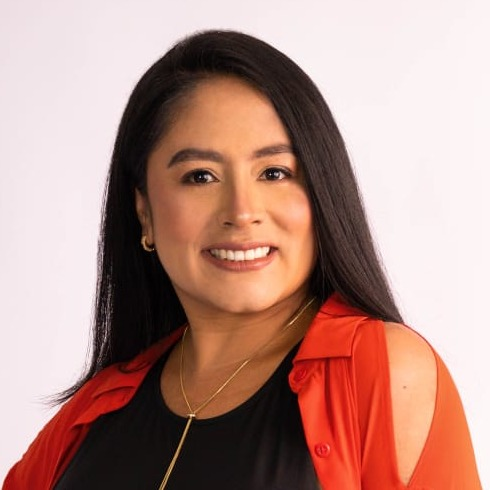
#> input picture libros/volver-a-mi/img/retrato.jpg, 490 x 490 px
$ python portadas.py
#> lines starting #> are read from the running program, lines starting #| are printed output that depends on the picture; after the words box and inside, x2 and y2 are one past the last pixel; in counts of white or black regions, pixels touching at a corner belong together
"""Portada y contraportada de «Volver a mí» con la identidad visual de Paola Velásquez (rosa, dorado, retrato circular).

    python libros/volver-a-mi/portadas.py
"""

from __future__ import annotations

import random
from pathlib import Path

from PIL import Image, ImageDraw, ImageFilter, ImageFont

AQUI = Path(__file__).parent
W, H = 1800, 2700
ROSA_CLARO, ROSA, FUCSIA, DORADO, CIRUELA = "#FFF3F7", "#F9CFDF", "#B5487E", "#B8913C", "#3A1F2B"
F = "/usr/share/fonts/truetype"


def fuente(nombre: str, tam: int) -> ImageFont.FreeTypeFont:
    return ImageFont.truetype(f"{F}/{nombre}", tam)


def fondo() -> Image.Image:
    grad = Image.linear_gradient("L").resize((W, H))
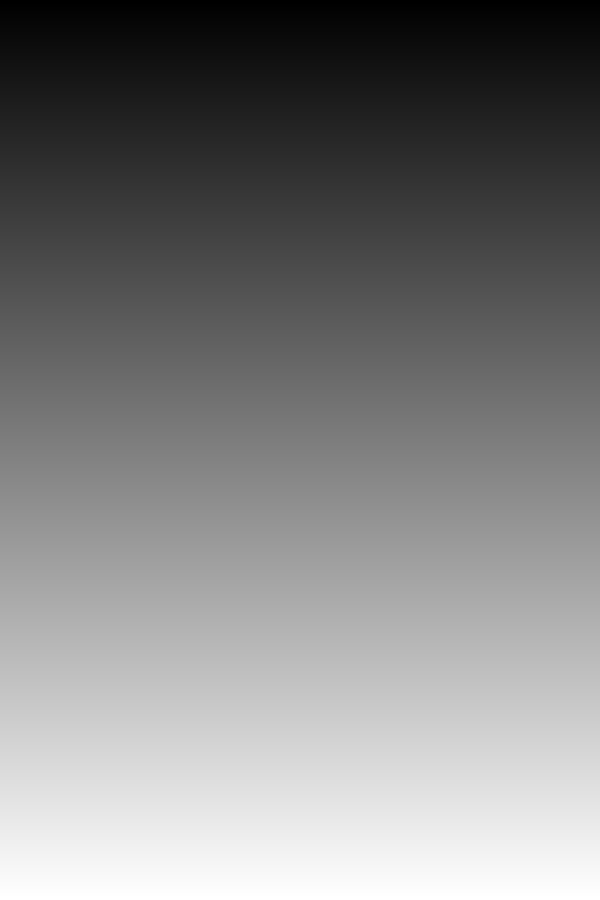
#> grad: PIL image 1800x2700 L (shown at 1/3 size); min 0, max 255, mean 127.5
    return Image.composite(Image.new("RGB", (W, H), ROSA), Image.new("RGB", (W, H), ROSA_CLARO), grad)
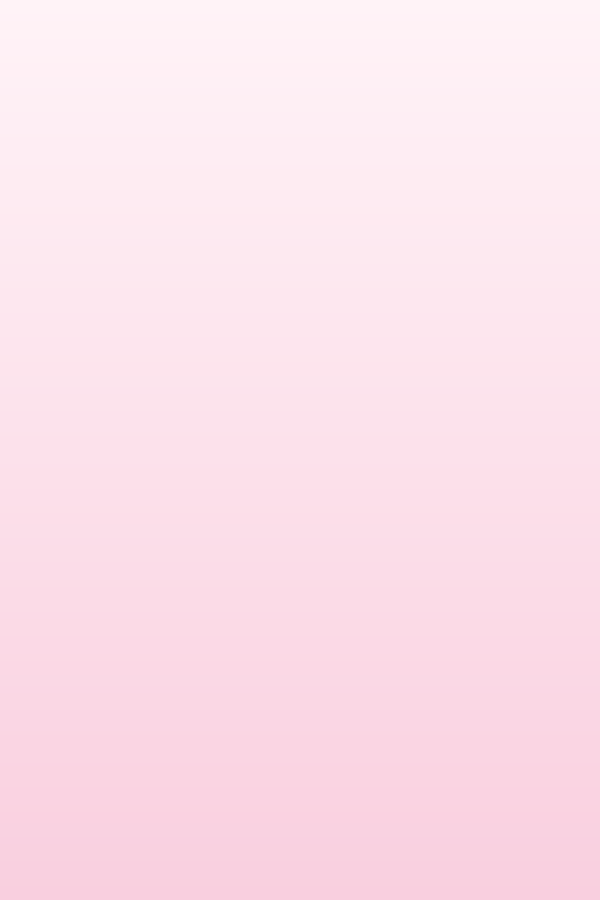
#> returned value: PIL image 1800x2700 RGB (shown at 1/3 size); mean R, G, B 252, 225, 235


def centrado(d: ImageDraw.ImageDraw, y: int, texto: str, f, color, tracking: int = 0) -> int:
#> called with y = 200, texto = 'VOLVER A MÍ', color = '#B5487E', tracking = 10
    if tracking:
        anchos = [d.textlength(c, font=f) + tracking for c in texto]
        x = (W - sum(anchos) + tracking) / 2
        for c, a in zip(texto, anchos):
            d.text((x, y), c, font=f, fill=color)
            x += a
    else:
        d.text(((W - d.textlength(texto, font=f)) / 2, y), texto, font=f, fill=color)
    return y + f.size


def envolver(d, texto, f, ancho):
    out, linea = [], ""
    for p in texto.split():
        prueba = f"{linea} {p}".strip()
        if d.textlength(prueba, font=f) <= ancho:
            linea = prueba
        else:
            out.append(linea)
            linea = p
    return out + [linea]


def puntos(img: Image.Image, cx: int, cy: int, r: int, n: int = 140) -> None:
#> called with cx = 900, cy = 1180, r = 440, n = 140
    capa = Image.new("RGBA", img.size, (0, 0, 0, 0))
#> capa: PIL image 1800x2700 RGBA; every value is 0
    d = ImageDraw.Draw(capa)
    rnd = random.Random(7)
    for _ in range(n):
        ang = rnd.uniform(0, 6.283)
        dist = r + rnd.uniform(10, 110) * rnd.random()
        import math
        x, y = cx + dist * math.cos(ang), cy + dist * math.sin(ang)
        s = rnd.uniform(3, 13)
        alfa = rnd.randint(70, 200)
        color = (232, 120, 168, alfa) if rnd.random() < 0.8 else (184, 145, 60, alfa)
        d.ellipse((x - s, y - s, x + s, y + s), fill=color)
    img.paste(capa, (0, 0), capa)
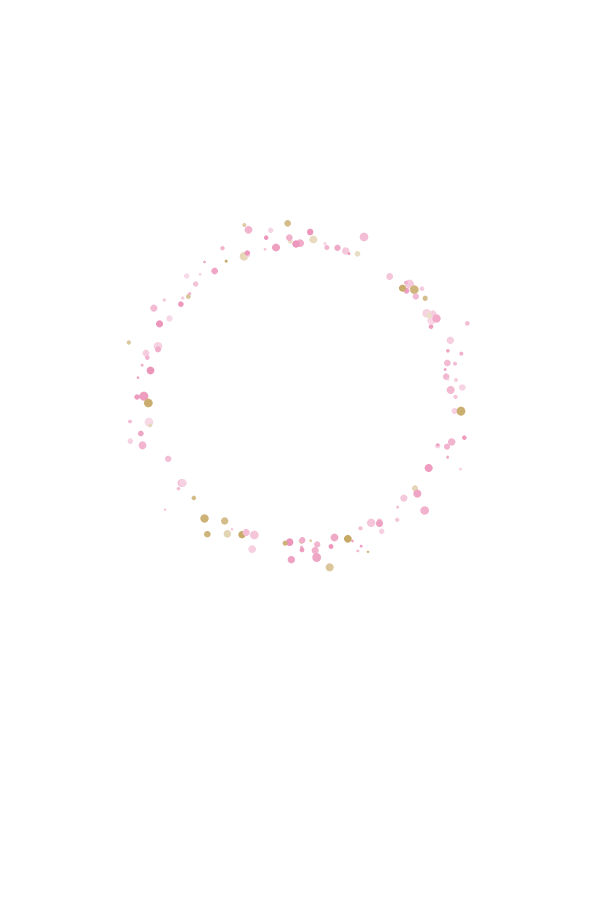
#> capa: PIL image 1800x2700 RGBA (shown at 1/3 size); mean R, G, B, A 1.5, 0.9, 1, 1; transparent parts drawn white


def retrato(img: Image.Image, cx: int, cy: int, r: int) -> None:
#> called with cx = 900, cy = 1180, r = 400
    foto = Image.open(AQUI / "img" / "retrato.jpg").convert("RGB")
#> foto is the input picture: PIL image 490x490 RGB; mean R, G, B 180.3, 141.4, 132.3
    lado = min(foto.size)
#> lado = 490
    foto = foto.crop(((foto.width - lado) // 2, 0, (foto.width - lado) // 2 + lado, lado)).resize((2 * r, 2 * r))
#> foto: PIL image 800x800 RGB
    mascara = Image.new("L", (2 * r, 2 * r), 0)
#> mascara: PIL image 800x800 L; every value is 0
    ImageDraw.Draw(mascara).ellipse((0, 0, 2 * r, 2 * r), fill=255)
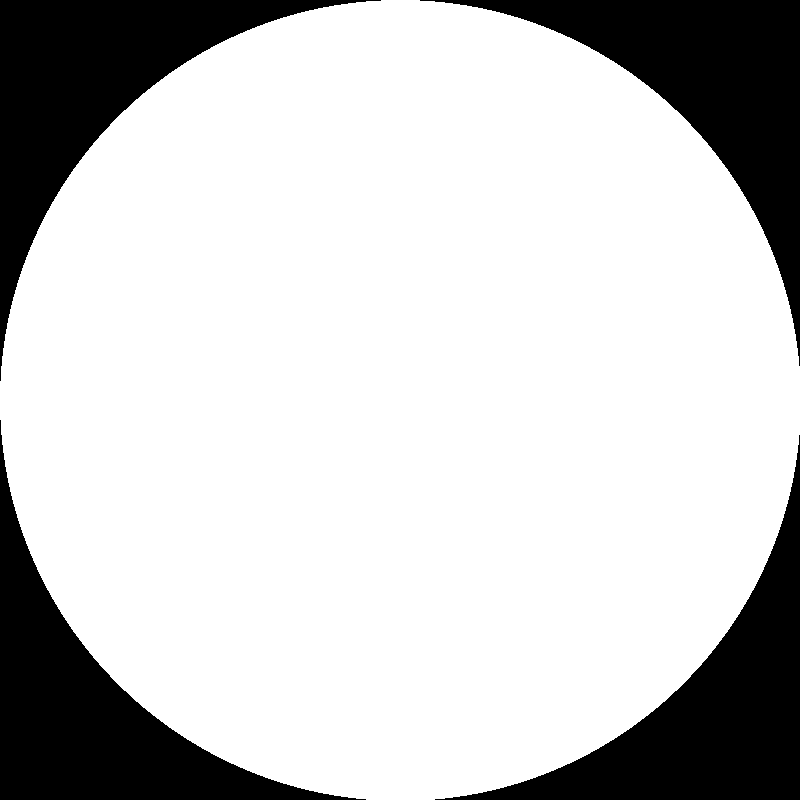
#> mascara: PIL image 800x800 L; 78.7% white; 4 black regions, box (x1, y1, x2, y2) and area: (0, 0, 381, 381) 34443, (420, 0, 800, 366) 34062, (0, 420, 366, 800) 34062, (435, 435, 800, 800) 33682
    sombra = Image.new("RGBA", img.size, (0, 0, 0, 0))
    ImageDraw.Draw(sombra).ellipse((cx - r - 10, cy - r + 14, cx + r + 10, cy + r + 34), fill=(120, 40, 80, 70))
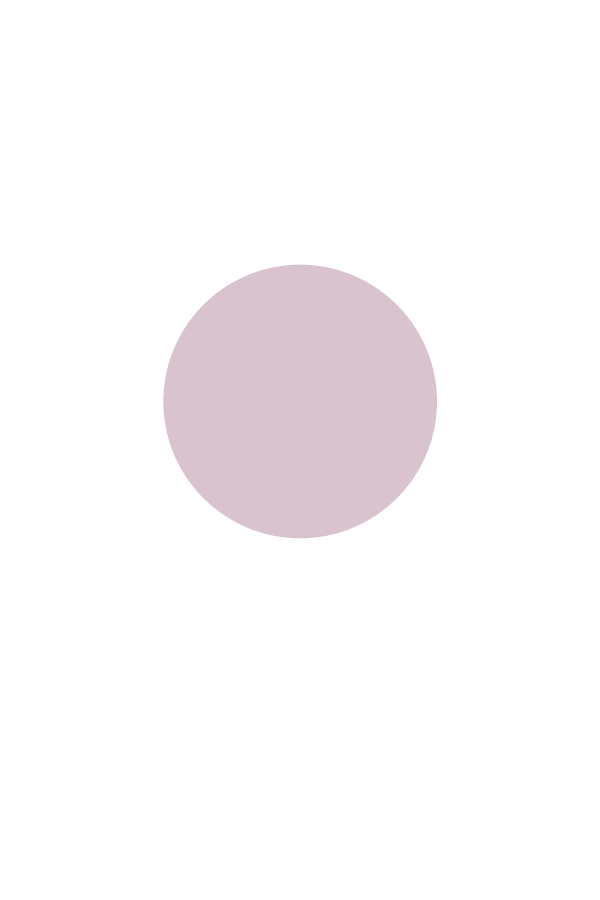
#> sombra: PIL image 1800x2700 RGBA (shown at 1/3 size); mean R, G, B, A 13.1, 4.4, 8.7, 7.6; transparent parts drawn white
    sombra = sombra.filter(ImageFilter.GaussianBlur(22))
    img.paste(sombra, (0, 0), sombra)
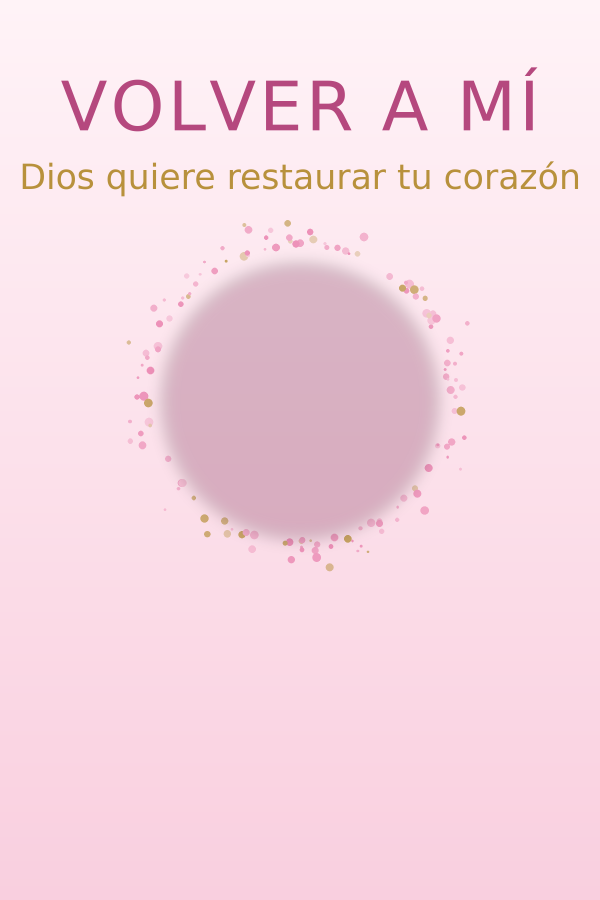
#> img: PIL image 1800x2700 RGB (shown at 1/3 size); mean R, G, B 246.3, 216.3, 227.2
    img.paste(foto, (cx - r, cy - r), mascara)
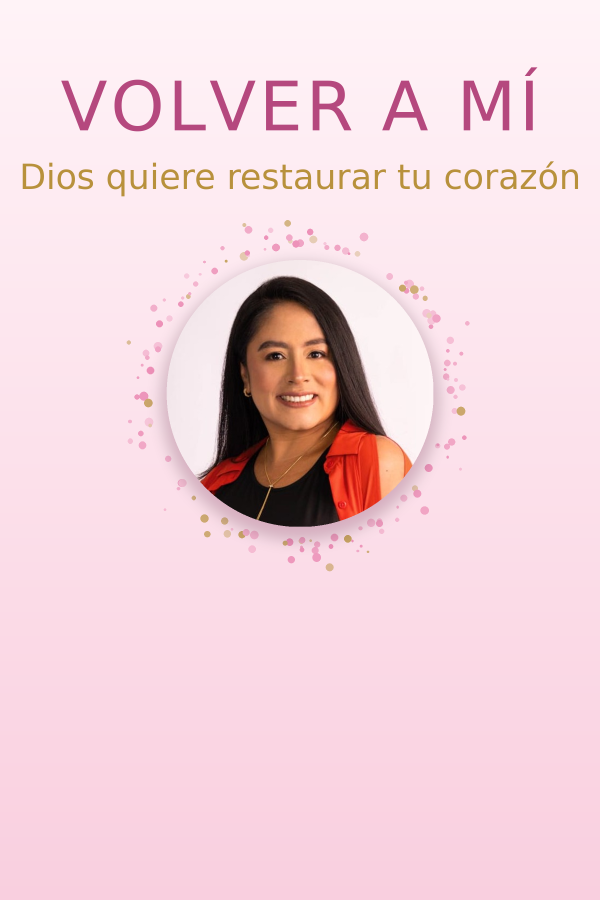
#> img: PIL image 1800x2700 RGB (shown at 1/3 size); mean R, G, B 241.4, 211.4, 219.4
    d = ImageDraw.Draw(img)
    d.ellipse((cx - r - 22, cy - r - 22, cx + r + 22, cy + r + 22), outline=DORADO, width=16)
    d.ellipse((cx - r - 4, cy - r - 4, cx + r + 4, cy + r + 4), outline="#FFFFFF", width=8)


def logo(img: Image.Image, cy: int, alto: int) -> None:
    lg = Image.open(AQUI / "img" / "logo.png").convert("RGBA")
    lg = lg.resize((int(lg.width * alto / lg.height), alto))
    img.paste(lg, ((W - lg.width) // 2, cy), lg)


def portada(salida: Path) -> Path:
    img = fondo()
    d = ImageDraw.Draw(img)
    centrado(d, 200, "VOLVER A MÍ", fuente("ebgaramond/EBGaramond12-Regular.ttf", 205), FUCSIA, tracking=10)
    centrado(d, 470, "Dios quiere restaurar tu corazón", fuente("ebgaramond/EBGaramond12-Italic.ttf", 104), DORADO)
    cx, cy, r = W // 2, 1180, 400
    puntos(img, cx, cy, r + 40)
    retrato(img, cx, cy, r)
    d = ImageDraw.Draw(img)
    y = 1740
    for linea in envolver(d, "Cómo dejar de perderte en tus relaciones y recuperar tu valor, tu voz y tu fe",
                          fuente("lato/Lato-Regular.ttf", 66), 1300):
#> in envolver, `out, linea = [], ""`: linea = ''
        y = centrado(d, y, linea, fuente("lato/Lato-Regular.ttf", 66), CIRUELA) + 22
#> this loop made 2 passes
#> after the loop, y = 1916
    y += 40
#> y = 1956
    centrado(d, y, "PSICOLOGÍA  ·  IDENTIDAD  ·  FE", fuente("lato/Lato-Bold.ttf", 40), FUCSIA, tracking=8)
    d.line((300, 2170, W - 300, 2170), fill=FUCSIA, width=4)
    centrado(d, 2215, "PAOLA VELÁSQUEZ", fuente("lato/Lato-Regular.ttf", 64), CIRUELA, tracking=14)
    logo(img, 2350, 260)
    img.save(salida, quality=93)
    return salida


def contraportada(salida: Path) -> Path:
    img = fondo().transpose(Image.Transpose.FLIP_TOP_BOTTOM)
    d = ImageDraw.Draw(img)
    m = 190
    d.line((m, 230, m + 160, 230), fill=DORADO, width=10)
    d.text((m, 280), "VOLVER A MÍ", font=fuente("ebgaramond/EBGaramond12-Regular.ttf", 120), fill=FUCSIA)
    y = 470
    frase = fuente("ebgaramond/EBGaramond12-Italic.ttf", 82)
    for linea in envolver(d, "«No tengo que perderme para demostrar que amo.»", frase, W - 2 * m):
        d.text((m, y), linea, font=frase, fill=DORADO)
        y += 96
    y += 50
    cuerpo = fuente("lato/Lato-Regular.ttf", 50)
    texto = (AQUI / "contraportada.txt").read_text(encoding="utf-8").split("\n")
    for p in [t for t in texto if t.strip()]:
        for linea in envolver(d, p, cuerpo, W - 2 * m):
            d.text((m, y), linea, font=cuerpo, fill=CIRUELA)
            y += 70
        y += 40
    d.line((m, H - 470, W - m, H - 470), fill=FUCSIA, width=3)
    foto = Image.open(AQUI / "img" / "retrato.jpg").convert("RGB").resize((230, 230))
    mascara = Image.new("L", (230, 230), 0)
    ImageDraw.Draw(mascara).ellipse((0, 0, 230, 230), fill=255)
    img.paste(foto, (m, H - 410), mascara)
    d.ellipse((m - 8, H - 418, m + 238, H - 172), outline=DORADO, width=8)
    d.text((m + 290, H - 390), "PAOLA VELÁSQUEZ", font=fuente("lato/Lato-Bold.ttf", 58), fill=CIRUELA)
    d.text((m + 290, H - 315), "Psicóloga · Creadora del Programa Mujer de Fortaleza",
           font=fuente("lato/Lato-Regular.ttf", 40), fill=CIRUELA)
    d.text((m + 290, H - 245), "paolavelasquez.com  ·  @terapeutacristianapaola",
           font=fuente("lato/Lato-Regular.ttf", 40), fill=FUCSIA)
    img.save(salida, quality=93)
    return salida


if __name__ == "__main__":
    (AQUI / "portadas").mkdir(exist_ok=True)
#> (the run stopped early here; a loop or call above may not have finished)

$ run again, with libros/volver-a-mi/img/paola-sentada.jpg copied over libros/volver-a-mi/img/retrato.jpg
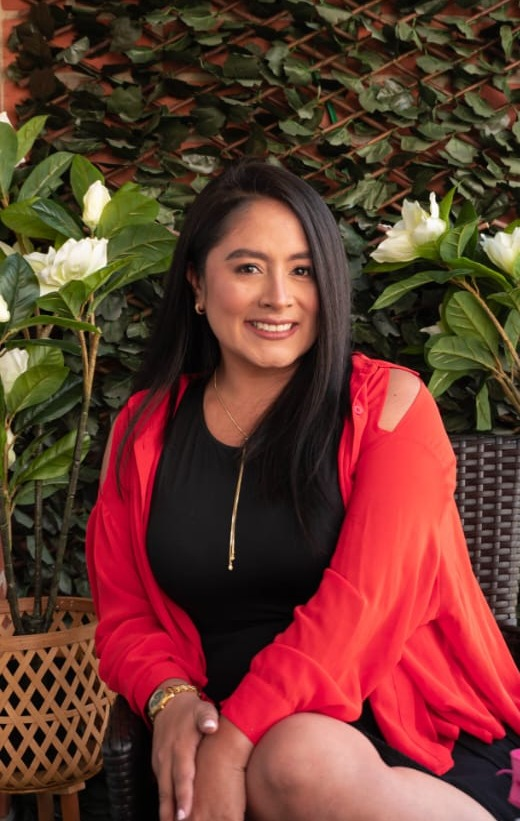
#> input picture libros/volver-a-mi/img/paola-sentada.jpg, 520 x 821 px
#> in retrato, foto is the input picture: PIL image 520x821 RGB; mean R, G, B 104, 56.7, 46.4
#> in retrato, `foto = foto.crop(((foto.width - lado) // 2, 0, (foto.width - lado) // ..`:
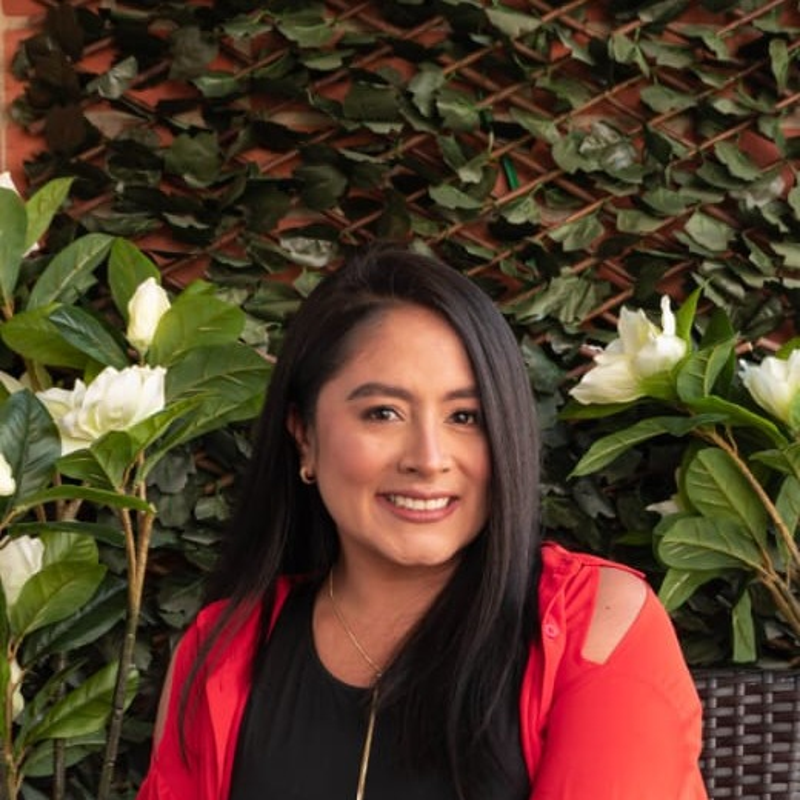
#> foto: PIL image 800x800 RGB; mean R, G, B 83.2, 59.7, 41.4
#> in retrato, `img.paste(foto, (cx - r, cy - r), mascara)`:
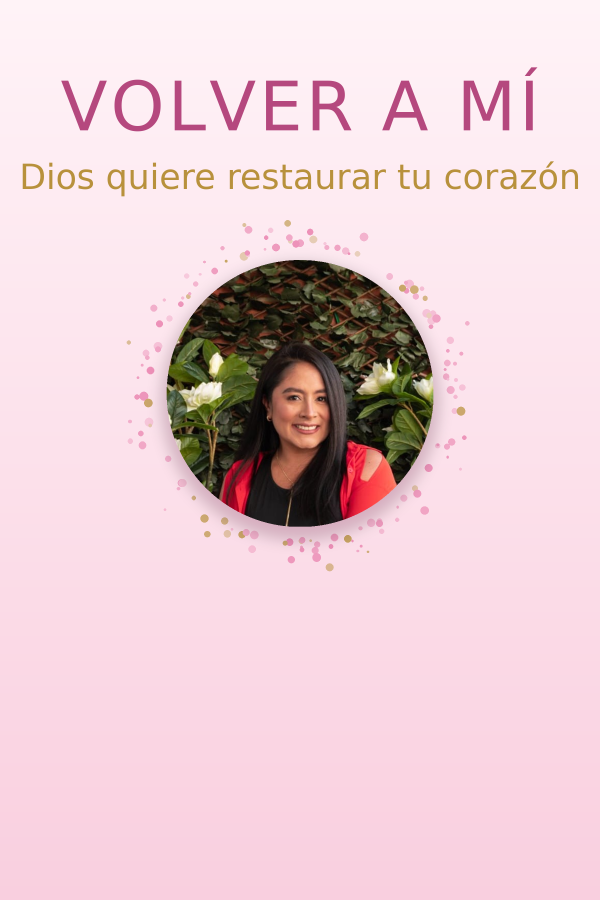
#> img: PIL image 1800x2700 RGB (shown at 1/3 size); mean R, G, B 232.4, 204.2, 211.3
#> in envolver, `out, linea = [], ""`: linea = ''
#> the loop in portada, `for linea in envolver(d, "Cómo dejar de perderte en tus relaciones y r..` made 2 passes
#> y on pass 1: 1828
#> after the loop in portada, `for linea in envolver(d, "Cómo dejar de perderte en tus relaciones y r..`: y = 1916
#> in portada, `y += 40`: y = 1956
